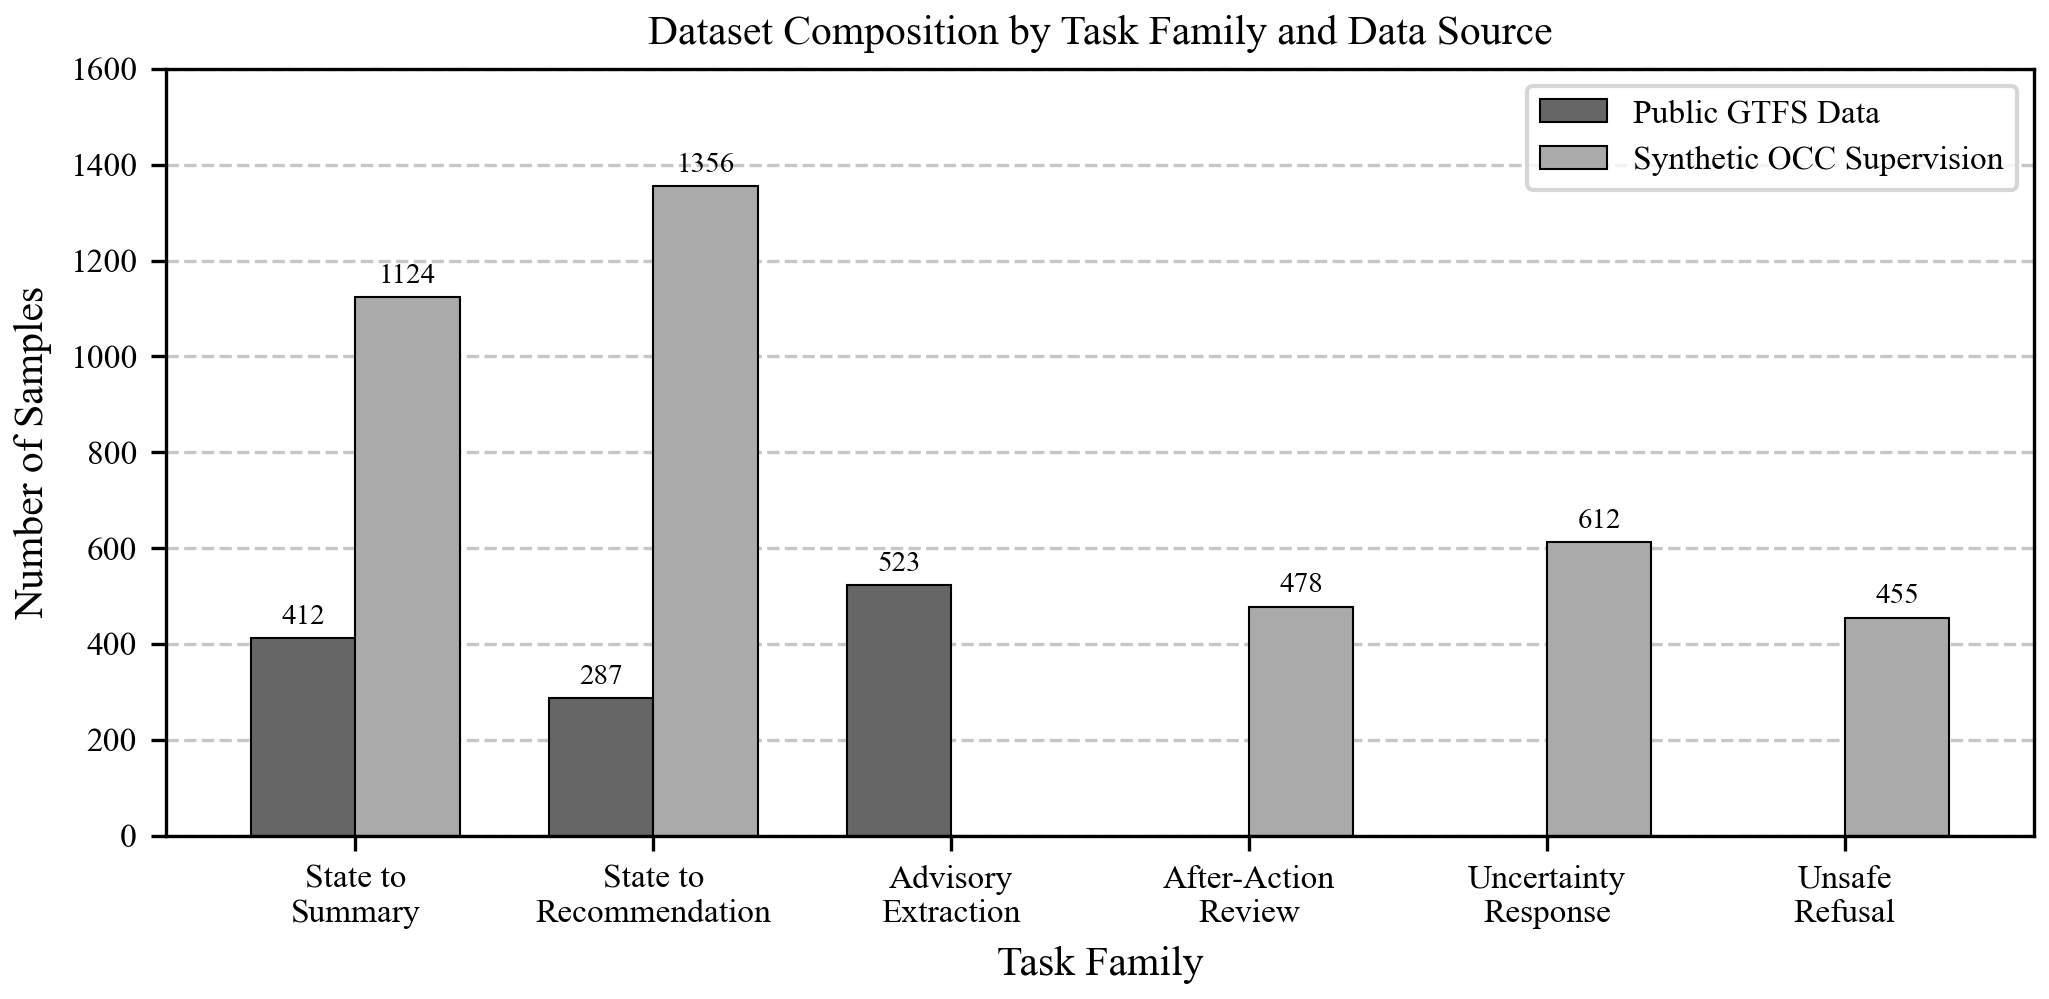

Reproduce this figure in Python.
#!/usr/bin/env python3
"""
Figure 1: Dataset Composition by Task Family and Data Source
For IEEE OJ-ITS metroLM/TAKTKRONE-I Paper

Generates a grouped bar chart showing the distribution of training and
evaluation samples across task families, broken down by data source.
"""

import matplotlib.pyplot as plt
import numpy as np

# IEEE-style formatting
plt.rcParams.update({
    'font.family': 'serif',
    'font.serif': ['Times New Roman', 'Times', 'DejaVu Serif'],
    'font.size': 9,
    'axes.labelsize': 10,
    'axes.titlesize': 10,
    'xtick.labelsize': 8,
    'ytick.labelsize': 8,
    'legend.fontsize': 8,
    'figure.dpi': 300,
    'savefig.dpi': 300,
    'savefig.bbox': 'tight',
    'savefig.pad_inches': 0.05
})

# Task families
task_families = [
    'State to\nSummary',
    'State to\nRecommendation',
    'Advisory\nExtraction',
    'After-Action\nReview',
    'Uncertainty\nResponse',
    'Unsafe\nRefusal'
]

# Sample counts by data source (conservative, internally consistent numbers)
# Total: 5,247 samples as stated in the paper
gtfs_public = np.array([412, 287, 523, 0, 0, 0])        # 1,222 from public GTFS
synthetic_occ = np.array([1124, 1356, 0, 478, 612, 455])  # 4,025 from synthetic OCC
total_per_task = gtfs_public + synthetic_occ

# Verify total
print(f"Total samples: {total_per_task.sum()}")  # Should be 5,247

# Create figure
fig, ax = plt.subplots(figsize=(7, 3.5))

x = np.arange(len(task_families))
width = 0.35

# Grayscale colors for IEEE compatibility
colors = ['#666666', '#AAAAAA']

bars1 = ax.bar(x - width/2, gtfs_public, width, label='Public GTFS Data',
               color=colors[0], edgecolor='black', linewidth=0.5)
bars2 = ax.bar(x + width/2, synthetic_occ, width, label='Synthetic OCC Supervision',
               color=colors[1], edgecolor='black', linewidth=0.5)

# Add value labels on bars
def add_labels(bars):
    for bar in bars:
        height = bar.get_height()
        if height > 0:
            ax.annotate(f'{int(height)}',
                       xy=(bar.get_x() + bar.get_width() / 2, height),
                       xytext=(0, 2),
                       textcoords="offset points",
                       ha='center', va='bottom', fontsize=7)

add_labels(bars1)
add_labels(bars2)

# Labels and formatting
ax.set_xlabel('Task Family')
ax.set_ylabel('Number of Samples')
ax.set_title('Dataset Composition by Task Family and Data Source')
ax.set_xticks(x)
ax.set_xticklabels(task_families)
ax.legend(loc='upper right')

# Add grid for readability
ax.yaxis.grid(True, linestyle='--', alpha=0.7)
ax.set_axisbelow(True)

# Set y-axis limit
ax.set_ylim(0, 1600)

plt.tight_layout()

# Save in both formats
plt.savefig('figure1_dataset_composition.pdf', format='pdf')
plt.savefig('figure1_dataset_composition.png', format='png')
print("Figure 1 saved successfully.")

plt.show()
